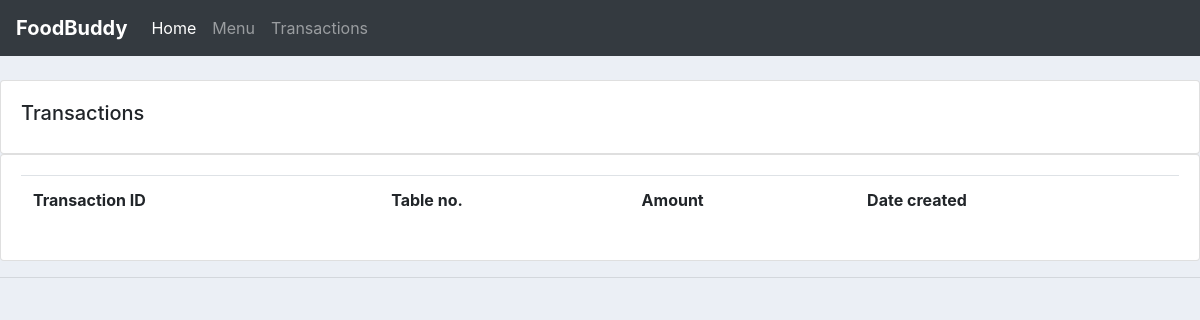
The page /transactions/ on the database as committed earlier.
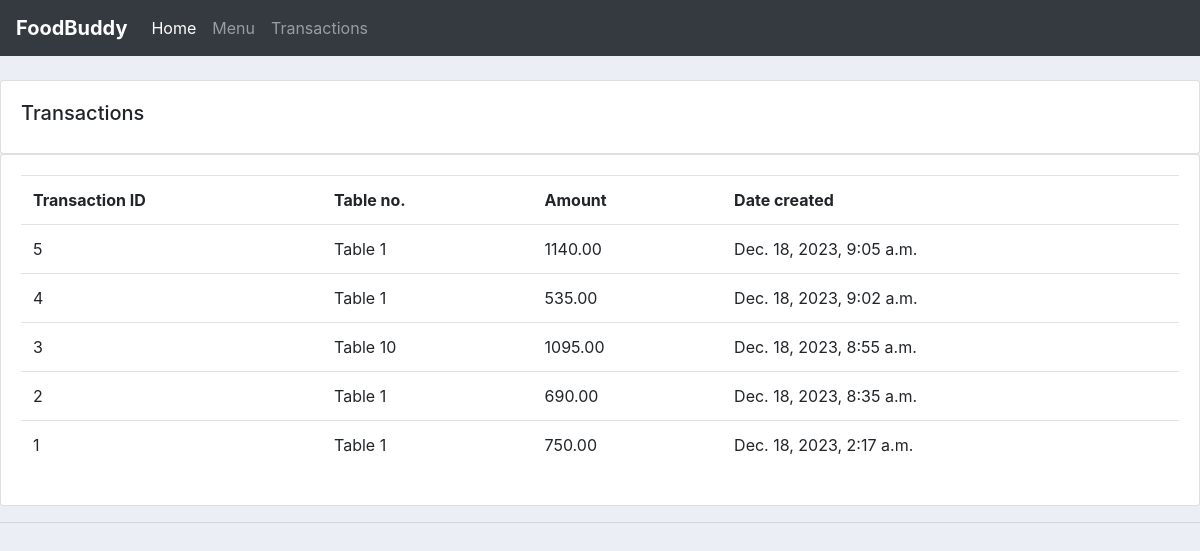
The same page on the database as committed later.
### restaurant/models.py (models this page shows, shortened)
class Transaction(models.Model):
    STATUS_CHOICES = [
        ('Success', 'Success'),
        ('Failed', 'Failed'),
        ('Refund', 'Refund'),
    ]
    table = models.ForeignKey(Table, on_delete=models.CASCADE, null=True)
    payment_date = models.DateTimeField(auto_now_add=True, null =True)
    amount = models.DecimalField(max_digits=8, decimal_places=2)
    status = models.CharField(max_length=20, choices=STATUS_CHOICES)

class Table(models.Model):
    STATUS_CHOICES = [
        ('Vacant', 'Vacant'),
        ('Occupied', 'Occupied'),
        ('Reserved', 'Reserved'),
    ]
    capacity = models.IntegerField()
    status = models.CharField(max_length=20, choices=STATUS_CHOICES)

### restaurant/views.py (the view)
# urls.py: path('transactions/', views.transactions, name = "transactions"),
def transactions(request):
     transaction = Transaction.objects.all().order_by('-payment_date')
     return render(request, 'restaurant/transactions.html', {'transaction': transaction})

### restaurant/templates/restaurant/transactions.html
{% extends 'restaurant/main.html' %}
{% block content %}
		<br>
		<div class="row">
			<div class="col-md">
				<div class="card card-body">
					<h5>Transactions</h5>
				</div>
				<div class="card card-body">
					<table class="table">
						<tr>
							<th>Transaction ID</th>
							<th>Table no.</th>
							<th>Amount</th>
                            <th>Date created</th>
						</tr>
						{% for i in transaction %}
							<tr>
								<td>{{i.id}}</td>
								<td>Table {{i.table.id}}</td>
								<td>{{i.amount}}</td>
								<td>{{i.payment_date}}</td>
							</tr>
						{% endfor %}
					</table>
				</div>
			</div>
		</div>
{% endblock content %}

### restaurant/templates/restaurant/main.html (shortened to what this page needs)
<!DOCTYPE html>
<html lang="en">
<head>
    <link rel="stylesheet" href="https://cdn.jsdelivr.net/npm/bootstrap@4.3.1/dist/css/bootstrap.min.css">
</head>
<body>
    {% include 'restaurant/navbar.html' %}
    {% block content %}
    {% endblock %}
    <hr>
</body>
</html>

### restaurant/templates/restaurant/navbar.html (shortened to what this page needs)
<nav class="navbar navbar-expand-lg navbar-dark bg-dark">
    <a class="navbar-brand" href="#" style="font-weight: bolder;">FoodBuddy</a>
    <div class="collapse navbar-collapse" id="navbarNav">
      <ul class="navbar-nav">
        <li class="nav-item active">
          <a class="nav-link" href="{% url 'home' %}">Home</a>
        </li>
        <li class="nav-item">
          <a class="nav-link" href="{% url 'menu' %}">Menu</a>
        </li>
        <li class="nav-item">
          <a class="nav-link" href="{% url 'transactions' %}">Transactions</a>
        </li>
      </ul>
    </div>
  </nav>

### restaurant/templates/restaurant/main.html (style rules this page uses)
body { background-color: #ebeff5; }

Rows that differ between the two databases and show on the page:
added Transaction: id "5", table.id "1", amount "1140.00", payment_date "Dec. 18, 2023, 9:05 a.m."
added Transaction: id "4", table.id "1", amount "535.00", payment_date "Dec. 18, 2023, 9:02 a.m."
added Transaction: id "3", table.id "10", amount "1095.00", payment_date "Dec. 18, 2023, 8:55 a.m."
added Transaction: id "2", table.id "1", amount "690.00", payment_date "Dec. 18, 2023, 8:35 a.m."
added Transaction: id "1", table.id "1", amount "750.00", payment_date "Dec. 18, 2023, 2:17 a.m."
